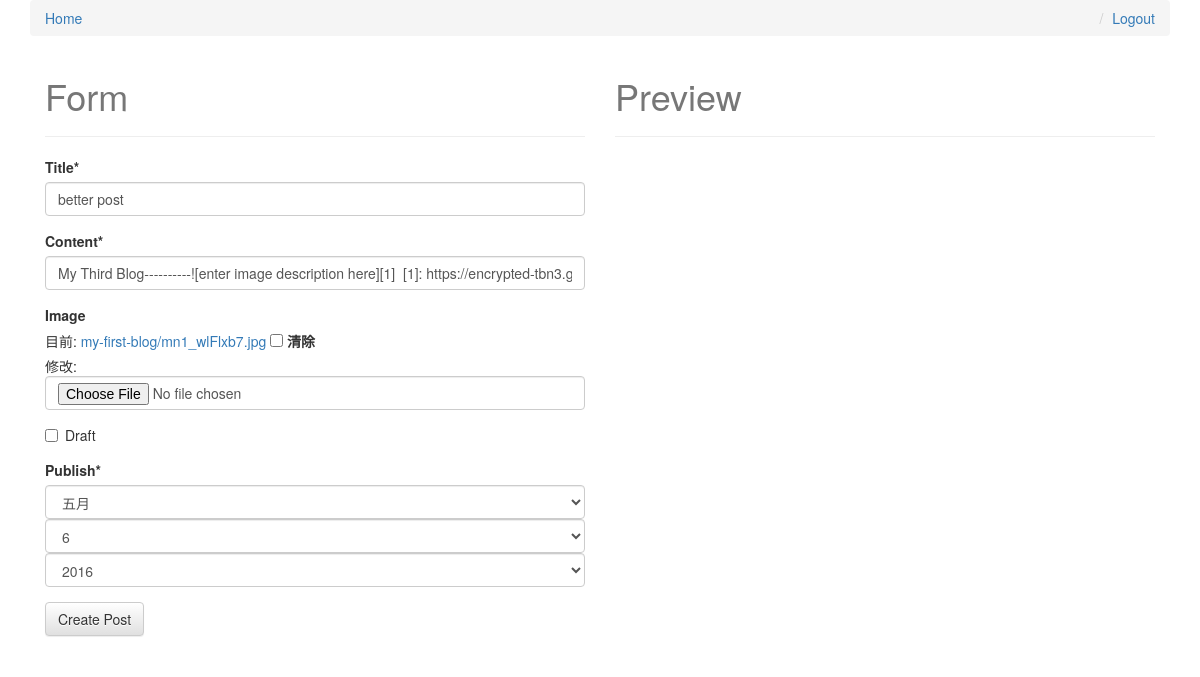
Before: /my-first-blog/edit/ (signed in) with the older database file.
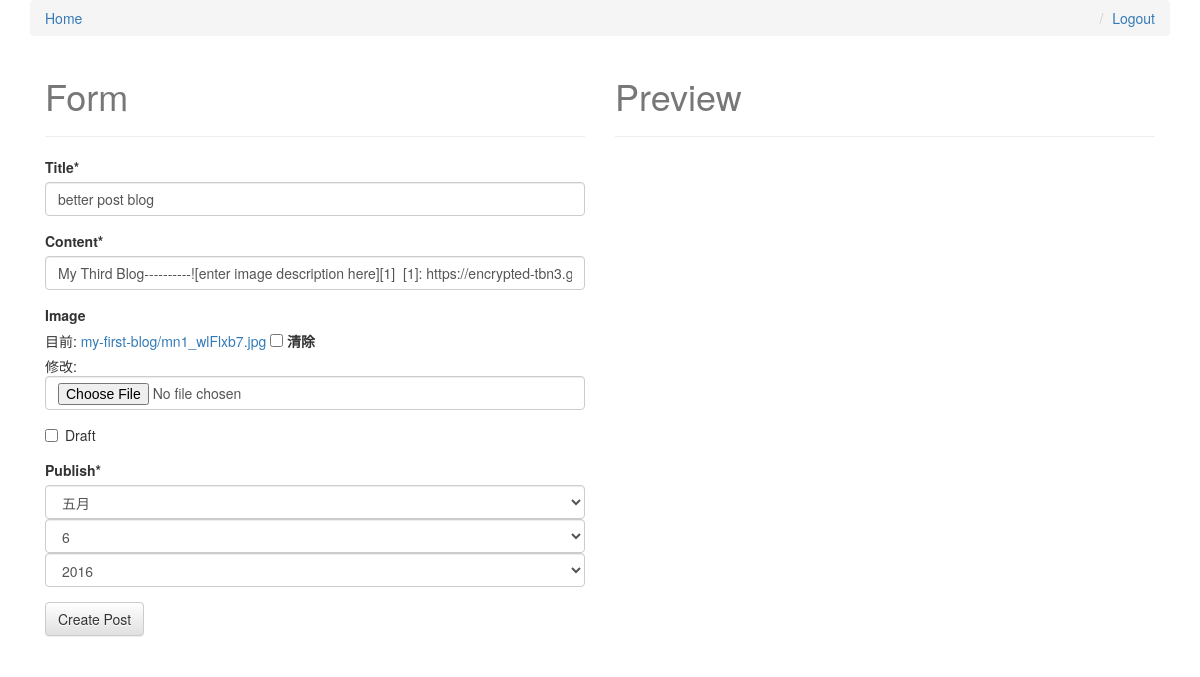
After: the same page with the newer database file.
### posts/models.py (models this page shows, shortened)
class Post(models.Model):
    user = models.ForeignKey(settings.AUTH_USER_MODEL, default=1)
    title = models.CharField(max_length=120)
    slug = models.SlugField(unique=True)
    image = models.ImageField(upload_to=upload_location,
            null=True,
            blank=True,
            width_field="width_field",
            height_field="height_field")
    height_field = models.IntegerField(default=0)
    width_field = models.IntegerField(default=0)
    content = models.TextField()
    draft = models.BooleanField(default=False)
    publish = models.DateField(auto_now=False, auto_now_add=False)
    read_time =  models.IntegerField(default=0) # models.TimeField(null=True, blank=True) #assume minutes
    updated = models.DateTimeField(auto_now=True, auto_now_add=False)
    timestamp = models.DateTimeField(auto_now=False, auto_now_add=True)
    objects = PostManager()
    class Meta:
        ordering = ["-timestamp", "-updated"]

### posts/views.py (the view)
# urls.py: url(r'^(?P<slug>[\w-]+)/edit/$', post_update, name='update'),
def post_update(request, slug=None):
	if not request.user.is_staff or not request.user.is_superuser:
		raise Http404
	instance = get_object_or_404(Post, slug=slug)
	form = PostForm(request.POST or None, request.FILES or None, instance=instance)
	if form.is_valid():
		instance = form.save(commit=False)
		instance.save()
		messages.success(request, "<a href='#'>Item</a> Saved", extra_tags='html_safe')
		return HttpResponseRedirect(instance.get_absolute_url())
	context = {
		"title": instance.title,
		"instance": instance,
		"form":form,
	}
	return render(request, "post_form.html", context)

### posts/forms.py
class PostForm(forms.ModelForm):
    content = forms.CharField(widget=PagedownWidget(show_preview=True))
    publish = forms.DateField(widget=forms.SelectDateWidget)
    class Meta:
        model = Post
        fields = [
            "title",
            "content",
            "image",
            "draft",
            "publish",
        ]

### templates/post_form.html (shortened to what this page needs)
{% extends "base.html" %}
{% load crispy_forms_tags %}
{% block content %}
<div class='col-sm-6'>
<h1>Form</h1>
<hr/>
<form method='POST' action='' enctype='multipart/form-data'>{% csrf_token %}
{{ form|crispy }}
<input type='submit' class='btn btn-default' value='Create Post' />
</form>
</div>
<div class="col-sm-6">
<h1>Preview</h1>
<hr/>
</div>
{% endblock content %}

### templates/base.html (shortened to what this page needs)
{% load staticfiles %}
<html>
<head>
<link rel="stylesheet" href="https://maxcdn.bootstrapcdn.com/bootstrap/3.3.6/css/bootstrap.min.css">
<link rel="stylesheet" href="https://maxcdn.bootstrapcdn.com/bootstrap/3.3.6/css/bootstrap-theme.min.css">
<link rel='stylesheet' href='https://maxcdn.bootstrapcdn.com/font-awesome/4.5.0/css/font-awesome.min.css' >
<link rel='stylesheet' href='{% static "css/base.css" %}' />
</head>
<body>
<div class='container'>
    <ol class='breadcrumb'>
        <li><a href='{% url "posts:list" %}'>Home</a></li>
        {% if not request.user.is_authenticated %}
        <li class='pull-right'><a href='{% url "register" %}'>Register</a></li>
        <li class='pull-right'><a href='{% url "login" %}'>Login</a></li>
        {% else %}
        <li class='pull-right'><a href='{% url "logout" %}'>Logout</a></li>
        {% endif %}
    </ol>
{% block content %}{% endblock content %}
</div>
</body>
</html>

### static/css/base.css (style rules this page uses)
h1 { color: #777777; }

Changed rows visible on the page:
changed Post: title "better post" → "better post blog"
